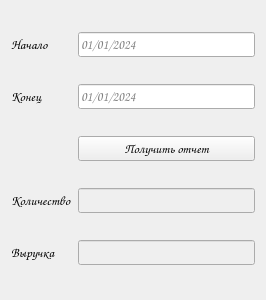
<?xml version="1.0" encoding="UTF-8"?>
<ui version="4.0">
 <class>SalesReport</class>
 <widget class="QWidget" name="SalesReport">
  <property name="geometry">
   <rect>
    <x>0</x>
    <y>0</y>
    <width>266</width>
    <height>300</height>
   </rect>
  </property>
  <property name="windowTitle">
   <string>Отчет по продажам</string>
  </property>
  <layout class="QGridLayout" name="gridLayout">
   <item row="0" column="0">
    <widget class="QLabel" name="label">
     <property name="font">
      <font>
       <family>Comic Sans MS</family>
       <pointsize>10</pointsize>
      </font>
     </property>
     <property name="text">
      <string>Начало</string>
     </property>
    </widget>
   </item>
   <item row="1" column="1">
    <widget class="QLineEdit" name="end">
     <property name="font">
      <font>
       <family>Comic Sans MS</family>
       <pointsize>10</pointsize>
      </font>
     </property>
     <property name="placeholderText">
      <string>01/01/2024</string>
     </property>
    </widget>
   </item>
   <item row="2" column="1">
    <widget class="QPushButton" name="calc">
     <property name="font">
      <font>
       <family>Comic Sans MS</family>
       <pointsize>10</pointsize>
      </font>
     </property>
     <property name="text">
      <string>Получить отчет</string>
     </property>
    </widget>
   </item>
   <item row="3" column="0">
    <widget class="QLabel" name="label_3">
     <property name="font">
      <font>
       <family>Comic Sans MS</family>
       <pointsize>10</pointsize>
      </font>
     </property>
     <property name="text">
      <string>Количество</string>
     </property>
    </widget>
   </item>
   <item row="3" column="1">
    <widget class="QLineEdit" name="count">
     <property name="enabled">
      <bool>false</bool>
     </property>
     <property name="font">
      <font>
       <family>Comic Sans MS</family>
       <pointsize>10</pointsize>
      </font>
     </property>
    </widget>
   </item>
   <item row="0" column="1">
    <widget class="QLineEdit" name="start">
     <property name="font">
      <font>
       <family>Comic Sans MS</family>
       <pointsize>10</pointsize>
      </font>
     </property>
     <property name="placeholderText">
      <string>01/01/2024</string>
     </property>
    </widget>
   </item>
   <item row="1" column="0">
    <widget class="QLabel" name="label_2">
     <property name="font">
      <font>
       <family>Comic Sans MS</family>
       <pointsize>10</pointsize>
      </font>
     </property>
     <property name="text">
      <string>Конец</string>
     </property>
    </widget>
   </item>
   <item row="4" column="0">
    <widget class="QLabel" name="label_4">
     <property name="font">
      <font>
       <family>Comic Sans MS</family>
       <pointsize>10</pointsize>
      </font>
     </property>
     <property name="text">
      <string>Выручка</string>
     </property>
    </widget>
   </item>
   <item row="4" column="1">
    <widget class="QLineEdit" name="sum">
     <property name="enabled">
      <bool>false</bool>
     </property>
     <property name="font">
      <font>
       <family>Comic Sans MS</family>
       <pointsize>10</pointsize>
      </font>
     </property>
    </widget>
   </item>
  </layout>
 </widget>
 <resources/>
 <connections/>
</ui>
